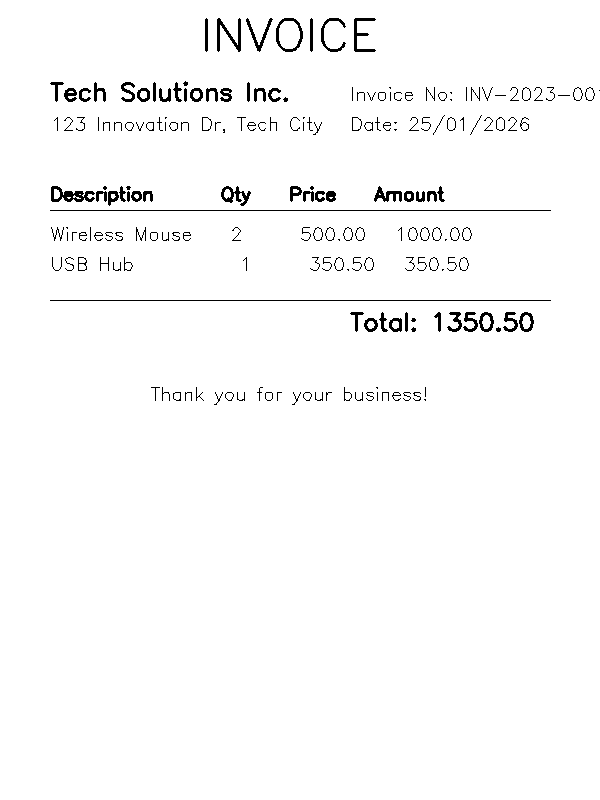
#> input picture sample_invoice.png, 600 x 800 px
$ python -i preprocessor.py   (imports and definitions only)
#> lines starting #> are read from the running program, lines starting #| are printed output that depends on the picture; after the words box and inside, x2 and y2 are one past the last pixel; in counts of white or black regions, pixels touching at a corner belong together
import cv2
import numpy as np

class ImagePreprocessor:
    def __init__(self):
        pass

    def preprocess(self, image_path: str) -> np.ndarray:
        """
        Reads an image and applies pre-processing steps:
        - Grayscale conversion
        - Upscaling (2x)
        - Gaussian Blur
        - Otsu's Thresholding (Binarization)
        """
#> called with image_path = '../../sample_invoice.png'
        # Read image in grayscale
        img = cv2.imread(image_path, cv2.IMREAD_GRAYSCALE)
#> img: shape (800, 600); 97.9% white; black in thin lines or dots, all inside (x1, y1, x2, y2) = (50, 18, 600, 405)
        if img is None:
            raise ValueError(f"Could not read image at {image_path}")

        # Upscale
        img_upscaled = cv2.resize(img, None, fx=2, fy=2, interpolation=cv2.INTER_CUBIC)

        # Denoise
        img_blurred = cv2.GaussianBlur(img_upscaled, (5, 5), 0)

        # Binarize
        _, img_thresh = cv2.threshold(img_blurred, 0, 255, cv2.THRESH_BINARY + cv2.THRESH_OTSU)
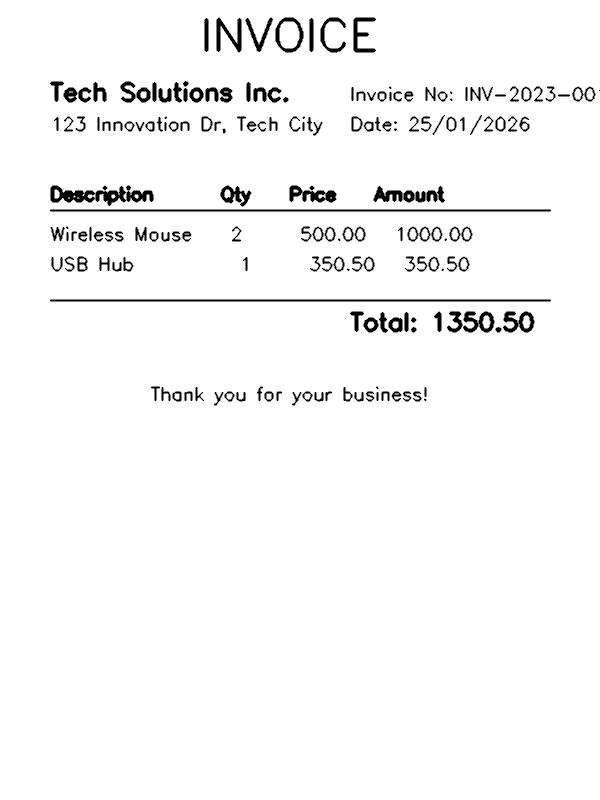
#> img_thresh: shape (1600, 1200) (shown at 1/2 size); 96.8% white; 191 black regions (13 under 20 px), largest, box (x1, y1, x2, y2) and area: (100, 419, 1102, 423) 4004, (100, 599, 1102, 603) 4004, (101, 371, 190, 405) 1748

        return img_thresh

    def save_temp_image(self, img: np.ndarray, original_path: str) -> str:
        """
        Saves the processed image to a temp path for OCR consumption.
        """
        import os
        filename = os.path.basename(original_path)
        temp_dir = "temp_processed"
        os.makedirs(temp_dir, exist_ok=True)
        save_path = os.path.join(temp_dir, f"proc_{filename}")
        cv2.imwrite(save_path, img)
        return save_path

>>> result = ImagePreprocessor().preprocess('../../sample_invoice.png')
